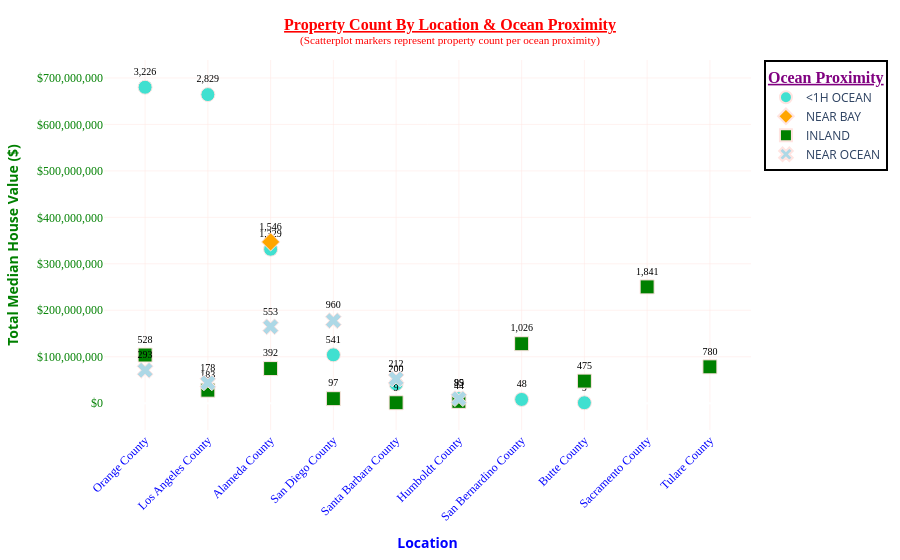

Notebook code for this chart:
### Markdown cell above
**`Scatterplot - Property Count By Location & Ocean Proximity (Plotly)`**.

### Code cell
# ── Imports ──────────────────────────────────────────────────────────────────
import plotly.express as px
import plotly.io as pio                                 # 👈 Add this

# pio.renderers.default = "plotly_mimetype+notebook"     # 👈 Add this
# # ─────────────────────────────────────────────────────────────────────────────

fig = px.scatter(
    c_loc_op,
    x="location_name",           # Location on X-axis
    y="sum",                      # Total Median House Value on Y-axis
    color="ocean_proximity",      # Color by ocean proximity
    symbol="ocean_proximity",     # Different shape per ocean proximity
    size="count",                   # Bubble size = coiunt of properties
    text="count",                   # Show count labels on points

    # Fomat hover_data values
    hover_data={
        "Cluster": True,       # no format change
        "count": ":,.0f",      # ✅ formatted as \1,234
        "mean": ":$,.0f",      # ✅ formatted as \$1,234
        "median": ":$,.0f",    # ✅ formatted as \$1,234
        "sum": ":$,.0f",       # ✅ formatted as \$1,234
        "proportion": ":.2%",  # ✅ formatted as 15.00% 
    },
    color_discrete_map={
        "<1H OCEAN": "turquoise",    
        "NEAR BAY": "orange",        
        "INLAND": "green",           
        "NEAR OCEAN": "lightblue",
    },
)
fig.update_traces(
    marker=dict(
        size=14,
        line=dict(width=1, color="mistyrose")  # Marker border
    ),
    texttemplate="%{text:,.0f}",       # ✅ Formats 1000 → 1,000
    textposition="top center",         #  "inside", "top left", "top center", "top right", "middle left", "middle center", "middle right", "bottom left", "bottom center", "bottom right"
    textfont=dict(family="Tahoma", size=10, color="black"),
    selector=dict(mode="markers+text"),
)

fig.update_layout(
    title={
        "text": "<b><u>Property Count By Location & Ocean Proximity</u></b>"
        "<br><sup>(Scatterplot markers represent property count per ocean proximity)</sup>", 
        "x": 0.5,
        "xanchor": "center",
        "font": {"family": "Tahoma", "size": 16, "color": "red"},
    },
    xaxis_title="<b>Location</b>",
    xaxis=dict(
        color="blue",
        # tickformat="$,.0f",
        tickangle=-45,
        tickfont=dict(family="Tahoma", size=12, color="blue"),
        showgrid=True,           # ✅ Vertical gridlines
        gridcolor="mistyrose",
        gridwidth=0.5,
    ),
    yaxis_title="<b>Total Median House Value ($)</b>",
    yaxis=dict(
        color="green",
        tickformat="$,.0f",
        tickangle=0,
        tickfont=dict(family="Tahoma", size=12, color="green"),
        showgrid=True,           # ✅ Horizontal gridlines
        gridcolor="mistyrose",
        gridwidth=0.5,
    ),
    legend_title={
        "text": "<u><b>Ocean Proximity</b></u>",
        "font": {"family": "Tahoma", "size": 16, "color": "purple"},
    },
    legend=dict(
        bgcolor="white",
        bordercolor="black",
        borderwidth=2,
    ),
    plot_bgcolor="white",
    hoverlabel=dict(             # ✅ Styled hover box
        # bgcolor="white",
        font_size=12,
        font_family="Tahoma",
    )
)

#==#

# Define path
# my_path = r"C:\Users\tailb\Downloads"

#==#

# Save as PNG using path
# fig.write_image(os.path.join(my_path, "X.png"))
# print(f"✅ Saved to: {my_path}/X.png")


#==#

# Save as PDF using path
# fig.write_image(os.path.join(my_path, "X.pdf"), width=1920, height=1080, scale=2)
# print(f"✅ Saved to: {my_path}/X.pdf")


#==#

# ── Save Options (uncomment as needed) ──────────────────────────────────────
# fig.write_image("scatterplot.jpeg")
# fig.write_image("scatterplot.svg")
# fig.write_image("scatterplot.pdf")
# fig.write_html("scatterplot.html")
# ────────────────────────────────────────────────────────────────────────────

# # line = "─" * 60
# # print(line)

#==#

fig.show()

### Figure 1 — Plotly figure (JSON) as saved in the notebook; plotly's stock layout.template omitted (floating-point values rounded to 4 significant figures)
{"data": [{"customdata": [[7, 3226, 210800.0, 193600, 0.1845], [0, 2829, 234800.0, 221000, 0.1618], [5, 1329, 249400.0, 241900, 0.07602], [3, 541, 192400.0, 174600, 0.03094], [9, 200, 206900.0, 180550, 0.01144], [4, 85, 115300.0, 109200, 0.004862], [8, 48, 169100.0, 149200, 0.002746], [6, 9, 110500.0, 100000, 0.0005148]], "hovertemplate": "ocean_proximity=<1H OCEAN<br>location_name=%{x}<br>sum=%{y:$,.0f}<br>count=%{customdata[1]:,.0f}<br>Cluster=%{customdata[0]}<br>mean=%{customdata[2]:$,.0f}<br>median=%{customdata[3]:$,.0f}<br>proportion=%{customdata[4]:.2%}<extra></extra>", "legendgroup": "<1H OCEAN", "marker": {"color": "turquoise", "line": {"color": "mistyrose", "width": 1}, "size": 14, "sizemode": "area", "sizeref": 8.065, "symbol": "circle"}, "mode": "markers+text", "name": "<1H OCEAN", "orientation": "v", "showlegend": true, "text": [3226, 2829, 1329, 541, 200, 85, 48, 9], "textfont": {"color": "black", "family": "Tahoma", "size": 10}, "textposition": "top center", "texttemplate": "%{text:,.0f}", "type": "scatter", "x": ["Orange County", "Los Angeles County", "Alameda County", "San Diego County", "Santa Barbara County", "Humboldt County", "San Bernardino County", "Butte County"], "xaxis": "x", "y": [679984700, 664193300, 331386700, 104092400, 41376100, 9797300, 8115300, 994200], "yaxis": "y"}, {"customdata": [[5, 1546, 224500.0, 204800, 0.08843]], "hovertemplate": "ocean_proximity=NEAR BAY<br>location_name=%{x}<br>sum=%{y:$,.0f}<br>count=%{customdata[1]:,.0f}<br>Cluster=%{customdata[0]}<br>mean=%{customdata[2]:$,.0f}<br>median=%{customdata[3]:$,.0f}<br>proportion=%{customdata[4]:.2%}<extra></extra>", "legendgroup": "NEAR BAY", "marker": {"color": "orange", "line": {"color": "mistyrose", "width": 1}, "size": 14, "sizemode": "area", "sizeref": 8.065, "symbol": "diamond"}, "mode": "markers+text", "name": "NEAR BAY", "orientation": "v", "showlegend": true, "text": [1546], "textfont": {"color": "black", "family": "Tahoma", "size": 10}, "textposition": "top center", "texttemplate": "%{text:,.0f}", "type": "scatter", "x": ["Alameda County"], "xaxis": "x", "y": [347071600], "yaxis": "y"}, {"customdata": [[1, 1841, 136000.0, 126200, 0.1053], [8, 1026, 124800.0, 113750, 0.05869], [7, 528, 196500.0, 166300, 0.0302], [2, 780, 100300.0, 90450, 0.04461], [5, 392, 190100.0, 173800, 0.02242], [6, 475, 100300.0, 93200, 0.02717], [0, 183, 153000.0, 136800, 0.01047], [3, 97, 100600.0, 87500, 0.005548], [4, 44, 90825, 84250, 0.002517], [9, 9, 111200.0, 88300, 0.0005148]], "hovertemplate": "ocean_proximity=INLAND<br>location_name=%{x}<br>sum=%{y:$,.0f}<br>count=%{customdata[1]:,.0f}<br>Cluster=%{customdata[0]}<br>mean=%{customdata[2]:$,.0f}<br>median=%{customdata[3]:$,.0f}<br>proportion=%{customdata[4]:.2%}<extra></extra>", "legendgroup": "INLAND", "marker": {"color": "green", "line": {"color": "mistyrose", "width": 1}, "size": 14, "sizemode": "area", "sizeref": 8.065, "symbol": "square"}, "mode": "markers+text", "name": "INLAND", "orientation": "v", "showlegend": true, "text": [1841, 1026, 528, 780, 392, 475, 183, 97, 44, 9], "textfont": {"color": "black", "family": "Tahoma", "size": 10}, "textposition": "top center", "texttemplate": "%{text:,.0f}", "type": "scatter", "x": ["Sacramento County", "San Bernardino County", "Orange County", "Tulare County", "Alameda County", "Butte County", "Los Angeles County", "San Diego County", "Humboldt County", "Santa Barbara County"], "xaxis": "x", "y": [250314500, 127999900, 103760800, 78272000, 74514900, 47628300, 27997500, 9757300, 3996300, 1000700], "yaxis": "y"}, {"customdata": [[3, 960, 184900.0, 159250, 0.05491], [5, 553, 297400.0, 281500, 0.03163], [7, 293, 242100.0, 217300, 0.01676], [9, 212, 246700.0, 249800, 0.01213], [0, 178, 246400.0, 221150, 0.01018], [4, 99, 98950.0, 87500, 0.005663]], "hovertemplate": "ocean_proximity=NEAR OCEAN<br>location_name=%{x}<br>sum=%{y:$,.0f}<br>count=%{customdata[1]:,.0f}<br>Cluster=%{customdata[0]}<br>mean=%{customdata[2]:$,.0f}<br>median=%{customdata[3]:$,.0f}<br>proportion=%{customdata[4]:.2%}<extra></extra>", "legendgroup": "NEAR OCEAN", "marker": {"color": "lightblue", "line": {"color": "mistyrose", "width": 1}, "size": 14, "sizemode": "area", "sizeref": 8.065, "symbol": "x"}, "mode": "markers+text", "name": "NEAR OCEAN", "orientation": "v", "showlegend": true, "text": [960, 553, 293, 212, 178, 99], "textfont": {"color": "black", "family": "Tahoma", "size": 10}, "textposition": "top center", "texttemplate": "%{text:,.0f}", "type": "scatter", "x": ["San Diego County", "Alameda County", "Orange County", "Santa Barbara County", "Los Angeles County", "Humboldt County"], "xaxis": "x", "y": [177484300, 164478300, 70923800, 52291100, 43860000, 9795800], "yaxis": "y"}], "layout": {"hoverlabel": {"font": {"family": "Tahoma", "size": 12}}, "legend": {"bgcolor": "white", "bordercolor": "black", "borderwidth": 2, "itemsizing": "constant", "title": {"font": {"color": "purple", "family": "Tahoma", "size": 16}, "text": "<u><b>Ocean Proximity</b></u>"}, "tracegroupgap": 0}, "margin": {"t": 60}, "plot_bgcolor": "white", "title": {"font": {"color": "red", "family": "Tahoma", "size": 16}, "text": "<b><u>Property Count By Location & Ocean Proximity</u></b><br><sup>(Scatterplot markers represent property count per ocean proximity)</sup>", "x": 0.5, "xanchor": "center"}, "xaxis": {"anchor": "y", "color": "blue", "domain": [0, 1], "gridcolor": "mistyrose", "gridwidth": 0.5, "showgrid": true, "tickangle": -45, "tickfont": {"color": "blue", "family": "Tahoma", "size": 12}, "title": {"text": "<b>Location</b>"}}, "yaxis": {"anchor": "x", "color": "green", "domain": [0, 1], "gridcolor": "mistyrose", "gridwidth": 0.5, "showgrid": true, "tickangle": 0, "tickfont": {"color": "green", "family": "Tahoma", "size": 12}, "tickformat": "$,.0f", "title": {"text": "<b>Total Median House Value ($)</b>"}}}}
